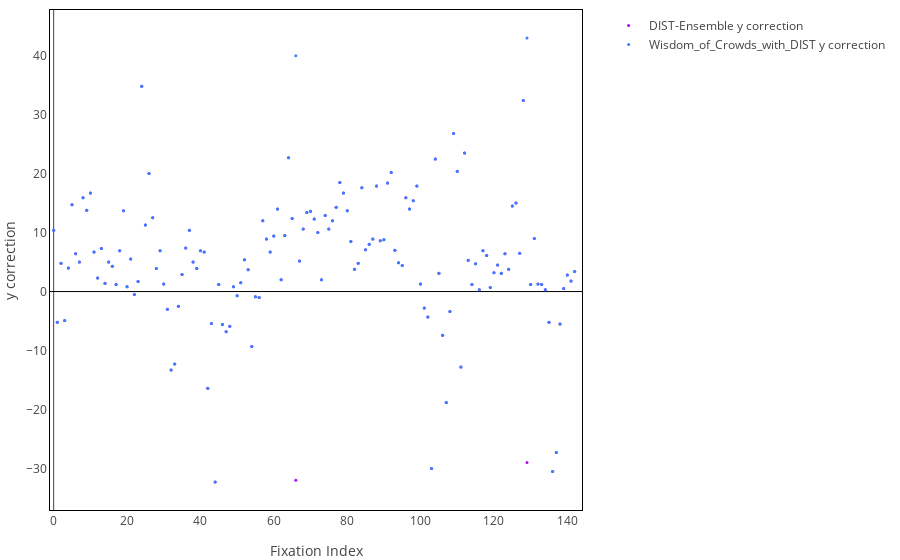

Here is the notebook cell this chart was saved with:
### Code cell
ut.plot_y_corr(dffix, algo_choice, margin=dict(t=10, l=50, r=10, b=50))

### Figure 1 — Plotly figure (JSON) as saved in the notebook; plotly's stock layout.template omitted (floating-point values rounded to 4 significant figures; data arrays with more than 128 entries replaced by an {"elided": "..."} marker saying what was removed)
{"data": [{"marker": {"color": "#AA0DFE", "size": 3}, "mode": "markers", "name": "DIST-Ensemble y correction", "showlegend": true, "type": "scatter", "x": {"elided": "143 int values"}, "y": {"elided": "143 float values"}}, {"marker": {"color": "#3283FE", "size": 3}, "mode": "markers", "name": "Wisdom_of_Crowds_with_DIST y correction", "showlegend": true, "type": "scatter", "x": {"elided": "143 int values"}, "y": {"elided": "143 float values"}}], "layout": {"autosize": true, "legend": {"orientation": "v", "x": 1.05, "xanchor": "left", "y": 0.95, "yanchor": "middle"}, "margin": {"b": 50, "l": 50, "r": 10, "t": 10}, "plot_bgcolor": "white", "xaxis": {"linecolor": "black", "mirror": "all", "range": [-1, 144], "showgrid": false, "showline": true, "title": {"text": "Fixation Index"}}, "yaxis": {"linecolor": "black", "mirror": "all", "showgrid": false, "showline": true, "side": "left", "title": {"text": "y correction"}, "zeroline": true, "zerolinecolor": "black", "zerolinewidth": 1}}}
